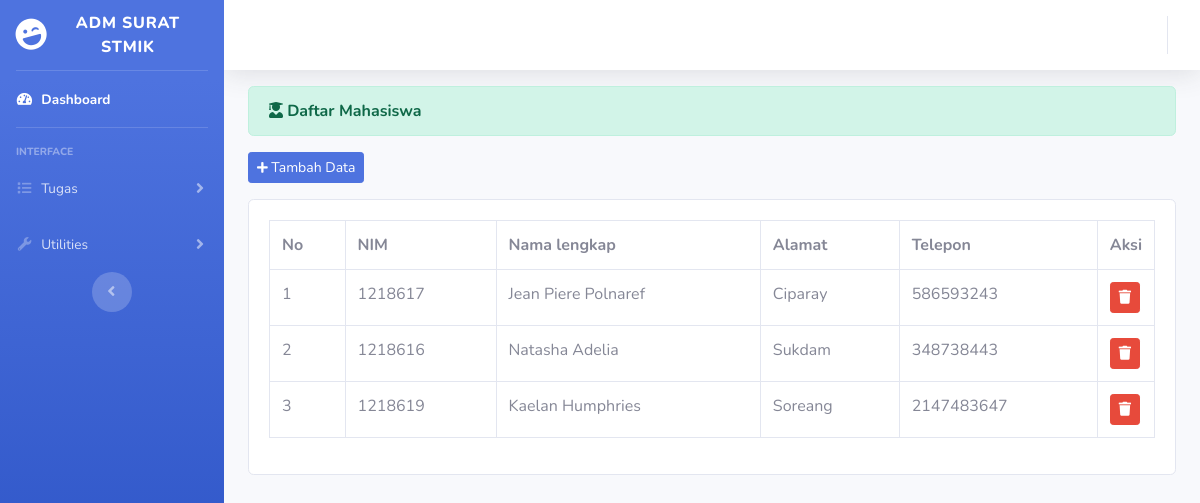
/index.php/administrator/mahasiswa, run on the app's committed database.
### tables this page shows
CREATE TABLE `mahasiswa` (
  `id` int(10) NOT NULL,
  `nim` int(10) NOT NULL,
  `nama` varchar(255) NOT NULL,
  `alamat` varchar(255) NOT NULL,
  `telepon` int(20) NOT NULL
);

### application/controllers/administrator/mahasiswa.php (called while the page is built, shortened)
<?php
class Mahasiswa extends CI_Controller
{
    public function index()
    {
        $data['mahasiswa'] = $this->mahasiswa_model->tampil_data('mahasiswa')
            ->result();
        $this->load->view('templates_administrator/header');
        $this->load->view('templates_administrator/sidebar');
        $this->load->view('administrator/mahasiswa', $data);
        $this->load->view('templates_administrator/footer');
    }
}

### index.php (called while the page is built, shortened)
<?php
require_once BASEPATH.'core/CodeIgniter.php';

### application/models/mahasiswa_model.php (called while the page is built, shortened)
<?php
class Mahasiswa_model extends CI_Model
{
    public function tampil_data($table)
    {
        return $this->db->get($table);
    }
}

### application/views/administrator/mahasiswa.php (the view, shortened to what this page needs)
<div class="container-fluid">
    <div class="alert alert-success" role="alert">
        <i class="fa fa-user-graduate"></i>
        <strong>Daftar Mahasiswa </strong>
    </div>
    <?php echo anchor('administrator/mahasiswa/tambah_mahasiswa', '
    <button class="btn btn-sm btn-primary mb-3"><i class="fas fa-plus fa-sm"></i> Tambah Data</button>') ?>
    <div class="card">
    <div class="card-body">
    <table class="table table-bordered">
        <tr>
            <th scope="col">No</th>
            <th scope="col">NIM</th>
            <th scope="col">Nama lengkap</th>
            <th scope="col">Alamat</th>
            <th scope="col">Telepon</th>
            <th colspan="4">Aksi</th>
        </tr>
        <?php
        $no = 1;
        foreach ($mahasiswa as $mhs) :
        ?>
            <tr>
                <td><?php echo $no++ ?></td>
                <td><?php echo $mhs->nim ?></td>
                <td><?php echo $mhs->nama ?></td>
                <td><?php echo $mhs->alamat ?></td>
                <td><?php echo $mhs->telepon ?></td>
                <td width="20px"><?php echo anchor('administrator/mahasiswa/delete/' . $mhs->id, '<div class="btn btn-sm btn-danger"><i class="fa fa-trash"></i></div>') ?></td>
</div>
<?php endforeach; ?>
</div>
</div>
</div>

### data on the page
mahasiswa: nim "1218617", nama "Jean Piere Polnaref", alamat "Ciparay", telepon "586593243"
mahasiswa: nim "1218616", nama "Natasha Adelia", alamat "Sukdam", telepon "348738443"
mahasiswa: nim "1218619", nama "Kaelan Humphries", alamat "Soreang", telepon "2147483647"
